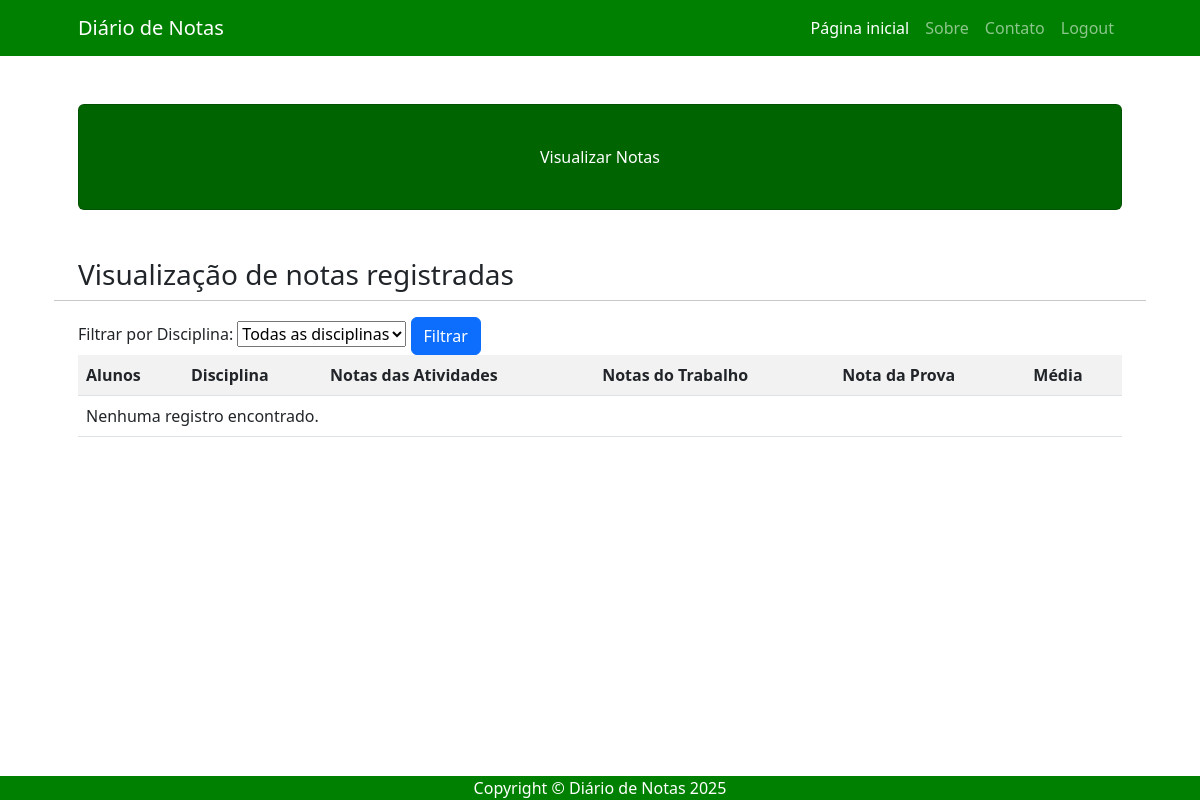
Before: /visualizar/ (signed in) with the older database file.
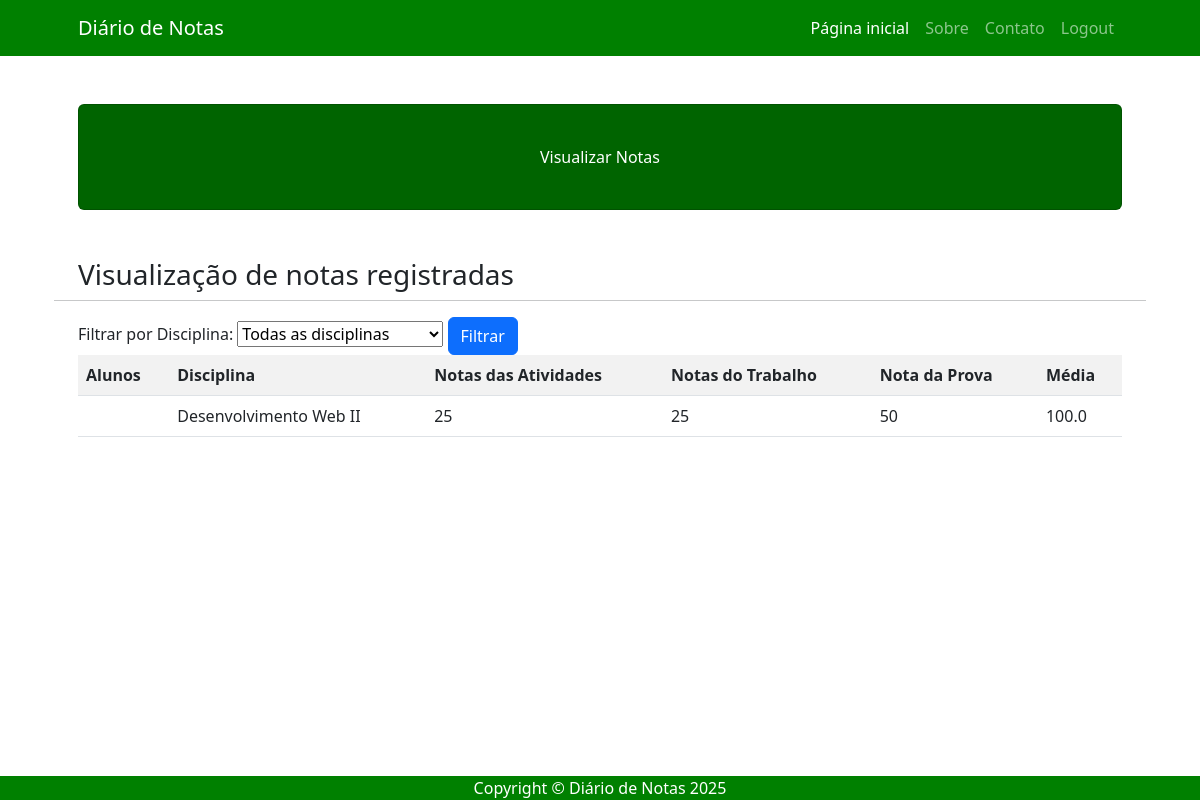
After: the same page with the newer database file.
### usuarios/models.py (models this page shows)
class Nota(models.Model):
    nome_aluno = models.CharField(max_length = 200)
    disciplina = models.CharField(max_length = 200)
    nota_atividades = models.IntegerField(default = 0)
    nota_trabalho = models.IntegerField(default = 0)
    nota_prova = models.IntegerField(default = 0)
    media = models.FloatField(blank = True, default = 0)

### usuarios/views.py (the view, shortened to what this page needs)
# urls.py: path('visualizar/', views.visualizar, name='visualizar'),
def visualizar(request):
    if request.method =="GET":
        if request.user.is_authenticated:
            lista_notas = Nota.objects.all()
            dicionario_notas = {'lista_notas': lista_notas}
            return render(request, 'usuarios/visualizar.html', dicionario_notas)
        else:
            return(HttpResponse("Faça o login para acessar!"))

### usuarios/templates/usuarios/visualizar.html (shortened to what this page needs)
{% extends 'usuarios/base.html' %}
{% block titulo %}Visualizar Notas{% endblock %}
{% block conteudo %}
<h3> Visualização de notas registradas</h3>
<hr>
<form action = "{% url 'visualizar' %}" method = "POST">
    <div class = "filter">
        <label for = "disciplinaName">Filtrar por Disciplina:</label>
        <select name = "disciplina">
            <option> Todas as disciplinas</option>
        </select>
        <button type = "submit" class = "btn btn-primary">Filtrar</button>
    </div>
</form>
<div class = "table-responsive">
    <table class = "table table-striped">
        <tr>
            <th>Alunos</th>
            <th>Disciplina</th>
            <th>Notas das Atividades</th>
            <th>Notas do Trabalho</th>
            <th>Nota da Prova</th>
            <th>Média</th>
        </tr>
        {% for campo in lista_notas %}
            <tr>
                <td>{{ user.first_name }}</td>
                <td>{{ campo.disciplina }}</td>
                <td>{{ campo.nota_atividades }}</td>
                <td>{{ campo.nota_trabalho }}</td>
                <td>{{ campo.nota_prova }}</td>
                <td>{{ campo.media }}</td>
            </tr>
        {% empty %}
            <tr>
                <td colspan ="6">Nenhuma registro encontrado.</td>
            </tr>
        {% endfor %}
    </table>
</div>
{% endblock %}

### usuarios/templates/usuarios/base.html (shortened to what this page needs)
{% load static %}
<!DOCTYPE html>
<html lang="pt-br">
<head>
    <link href="{% static 'css/bootstrap.min.css' %}" rel="stylesheet">
</head>
<body>
    <nav class="navbar navbar-expand-lg navbar-dark" style="background-color: #008000;">
        <div class="container px-5">
            <a class="navbar-brand" href="{% url 'home' %}">Diário de Notas</a>
            <div class="collapse navbar-collapse" id="navbarSupportedContent">
                <ul class="navbar-nav ms-auto mb-2 mb-lg-0">
                    <li class="nav-item"><a class="nav-link active" aria-current="page" href="{% url 'home' %}">Página inicial</a></li>
                    <li class="nav-item"><a class="nav-link" href="#!">Sobre</a></li>
                    <li class="nav-item"><a class="nav-link" href="#!">Contato</a></li>
                    <li class="nav-item"><a class="nav-link" href="{% url 'logout' %}">Logout</a></li>
                </ul>
            </div>
        </div>
    </nav>
    <div class="container px-4 px-lg-5">
        <div class="card text-white  my-5 py-4 text-center" style="background-color: #006400;">
            <div class="card-body"><p class="text-white m-0">{% block titulo %}Seja bem-vindo(a) ao portal de notas, aqui você encontrará todos os dados das suas disciplinas.{% endblock %}</p></div>
        </div>
        <div class="row gx-4 gx-lg-5">
            {% block conteudo %}{% endblock %}
        </div>
    </div>
    <footer class="fixed-bottom" style="background-color: #008000;">
        <div class="container px-4 px-lg-5"><p class="m-0 text-center text-white">Copyright &copy; Diário de Notas 2025</p></div>
    </footer>
</body>
</html>

Changed rows visible on the page:
added Nota: disciplina "Desenvolvimento Web II", nota_atividades "25", nota_trabalho "25", nota_prova "50", media "100.0"
Other visible differences:
text no longer shown: "Nenhuma registro encontrado."
